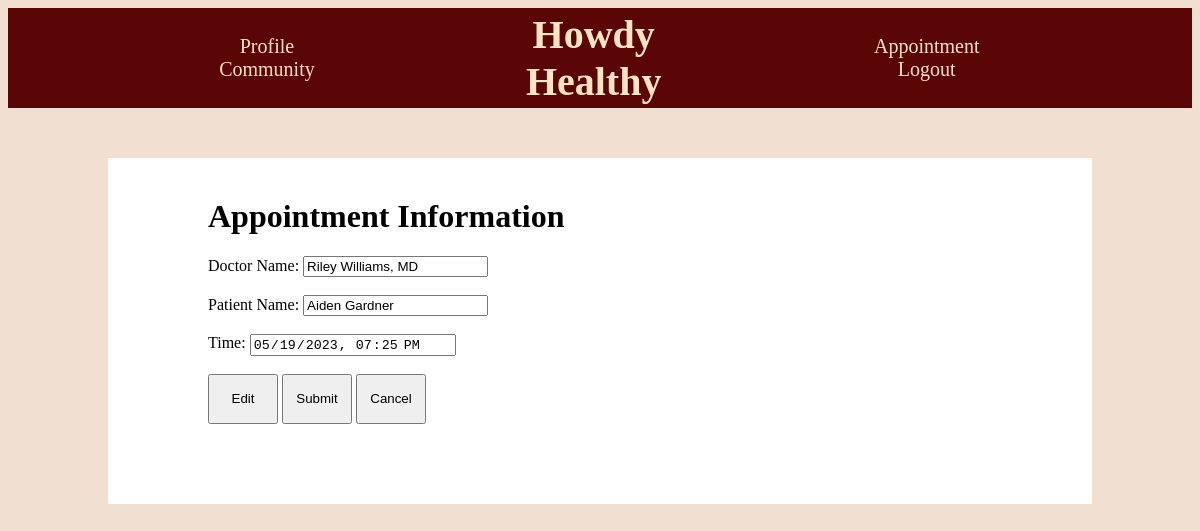
Page /appointments/dashboard/details.php?id=5 (signed in) on the committed database.
### tables this page shows
CREATE TABLE `doctor` (
  `d_id` int(11) NOT NULL,
  `last_name` varchar(50) NOT NULL,
  `first_name` varchar(50) NOT NULL,
  `h_id` int(11) NOT NULL,
  `d_password` int(11) NOT NULL,
  `d_email` varchar(254) NOT NULL
);

CREATE TABLE `patient` (
  `p_id` int(11) NOT NULL,
  `first_name` varchar(50) NOT NULL,
  `last_name` varchar(50) NOT NULL,
  `DOB` date NOT NULL,
  `h_id` int(11) NOT NULL,
  `d_id` int(11) NOT NULL,
  `p_password` int(11) NOT NULL,
  `p_email` varchar(254) NOT NULL
);

CREATE TABLE `appointment` (
  `app_id` int(11) NOT NULL,
  `app_date` date NOT NULL,
  `app_time` time NOT NULL,
  `p_id` int(11) NOT NULL,
  `d_id` int(11) NOT NULL
);

### appointments/dashboard/details.php (the view, shortened to what this page needs)
<?php
    include("../../config/db_connect.php");
    $patientUser = $_SESSION['isPatient'];
    if(isset($_GET['id'])){
        $app_id = mysqli_real_escape_string($conn, $_GET['id']);
        $sql = "SELECT * FROM appointment WHERE app_id = $app_id";
        $result = mysqli_query($conn, $sql);
        $appointment_info = mysqli_fetch_assoc($result);
        $time = $appointment_info['app_date'] . "T" . $appointment_info['app_time'];
        $p_id = $appointment_info['p_id'];
        $d_id = $appointment_info['d_id'];
        $sqlpatient = "SELECT first_name, last_name FROM patient WHERE p_id = $p_id";
        $sqldoctor = "SELECT first_name, last_name FROM doctor WHERE d_id = $d_id";
        if($patientUser === true){
            $sqllist = "SELECT d_id, first_name, last_name FROM doctor";
        } else {
            $sqllist = "SELECT p_id, first_name, last_name FROM patient";
        }
        $resultpatient = mysqli_query($conn, $sqlpatient);
        $resultdoctor = mysqli_query($conn, $sqldoctor);
        $resultlist = mysqli_query($conn, $sqllist);
        $patient_info = mysqli_fetch_assoc($resultpatient);
        $doctor_info = mysqli_fetch_assoc($resultdoctor);
        $datalist = mysqli_fetch_all($resultlist);
        $patientName = trim($patient_info['first_name']) . ' ' . trim($patient_info['last_name']);
        $doctorName = trim($doctor_info['first_name']) . ' ' . trim($doctor_info['last_name']) . ', MD';
    }
    $cssFile = 'details.css';
    $cssContent = file_get_contents($cssFile);
    $hash = md5($cssContent);
?>
<!DOCTYPE html>
<html lang=eng>
    <head>
        <link rel="stylesheet" type="text/css" href="details.css?version=<?php echo $hash; ?>">
    </head>
    <body>
        <?php include('../../header/header.php'); ?>
        <div id="detail">
            <h1>Appointment Information</h1>
            <?php if($appointment_info): ?>
                <form action="details.php" method="POST">
                    <?php if($patientUser === true): ?>
                        <label for="doctor_name"> Doctor Name: </label>
                        <input type="text" id="dname" name="dname" value="<?php echo $doctorName ?>" readonly>
                        <span hidden="hidden" id="showdoctorlist">
                            <select id = "dname" name="dname">
                                <?php foreach($datalist as $doctor): ?>
                                    <option value="<?php echo $doctor[0] . "," . $doctor[1] . "" .  $doctor[2]; ?>">
                                        <?php echo trim($doctor[1]) . " " . trim($doctor[2]); ?>
                                    </option>
                                <?php endforeach; ?>
                            </select>
                        </span>
                        <br><br>
                        <label for="patient_name"> Patient Name: </label>
                        <input type="text" id="pname" name="pname" value="<?php echo $patientName; ?>" readonly>
                        <br><br>
                    <?php else: ?>
                        <label for="doctor_name"> Doctor Name:</label>
                        <input type="text" id="dname" name="dname" value="<?php echo $doctorName; ?>" readonly>
                        <br><br>
                        <label for="patient_name"> Patient Name:</label>
                        <input type="text" id="pname" name="pname" value="<?php echo $patientName; ?>" readonly>
                        <br><br>
                    <?php endif; ?>
                    <label for="meeting-time"> Time: </label>
                    <input type="datetime-local" id="meeting-time" name="meeting-time" value="<?php echo $time; ?>" readonly="readonly" required>
                    <br><br>
                    <input type="button" id="editButton" name="editButton" value="Edit">
                    <input type="submit" id="submitButton" name="submit" value="Submit">
                    <input type="submit" id="cancelButton" name="delete" value="Cancel">
                </form>
            <?php else: ?>
                <h5>No Appointment Exists! </h5>
            <?php endif; ?>
        </div>
    </body>
</html>

### appointments/dashboard/details.css (style rules this page uses)
#detail { background-color: #ffff; padding-left: 100px; padding-bottom: 80px; padding-top: 20px; margin-left: 100px; margin-right: 100px; margin-top: 50px; }
#editButton { width: 70px; height: 50px; }
#submitButton { width: 70px; height: 50px; }
#cancelButton { width: 70px; height: 50px; }

### header/header.css (style rules this page uses)
h1 { margin-top: 20px; width: 50%; text-align: left; }
body { background-color: rgb(241, 223, 209); }

### rows in the picture
doctor: dname "Riley Williams, MD"
patient: pname "Aiden Gardner"
appointment: meeting-time "05/19/2023 19:25"
